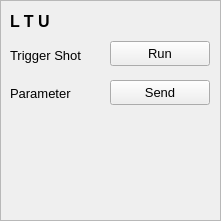
  <widget class="QFrame" name="frame_3" >
   <property name="geometry" >
    <rect>
     <x>340</x>
     <y>460</y>
     <width>221</width>
     <height>221</height>
    </rect>
   </property>
   <property name="frameShape" >
    <enum>QFrame::StyledPanel</enum>
   </property>
   <property name="frameShadow" >
    <enum>QFrame::Raised</enum>
   </property>
   <widget class="QLabel" name="lbLTU" >
    <property name="geometry" >
     <rect>
      <x>10</x>
      <y>10</y>
      <width>50</width>
      <height>22</height>
     </rect>
    </property>
    <property name="font" >
     <font>
      <pointsize>12</pointsize>
      <weight>75</weight>
      <bold>true</bold>
     </font>
    </property>
    <property name="text" >
     <string>L T U</string>
    </property>
   </widget>
   <widget class="CAPushButton" name="capbDG645_5" >
    <property name="geometry" >
     <rect>
      <x>110</x>
      <y>41</y>
      <width>100</width>
      <height>25</height>
     </rect>
    </property>
    <property name="font" >
     <font>
      <pointsize>10</pointsize>
     </font>
    </property>
    <property name="text" >
     <string>Run</string>
    </property>
    <property name="buttonType" >
     <enum>CAPushButton::TrueButton</enum>
    </property>
    <property name="pvname" >
     <string>EC1_DG_SNGL_SHOT</string>
    </property>
    <property name="truelabel" >
     <string>Run</string>
    </property>
    <property name="falselabel" >
     <string>Run</string>
    </property>
   </widget>
   <widget class="QLabel" name="lbDG645_10" >
    <property name="geometry" >
     <rect>
      <x>10</x>
      <y>40</y>
      <width>81</width>
      <height>31</height>
     </rect>
    </property>
    <property name="font" >
     <font>
      <pointsize>10</pointsize>
      <weight>50</weight>
      <bold>false</bold>
     </font>
    </property>
    <property name="text" >
     <string>Trigger Shot</string>
    </property>
   </widget>
   <widget class="CAPushButton" name="capbDG645_7" >
    <property name="geometry" >
     <rect>
      <x>110</x>
      <y>80</y>
      <width>100</width>
      <height>25</height>
     </rect>
    </property>
    <property name="font" >
     <font>
      <pointsize>10</pointsize>
     </font>
    </property>
    <property name="text" >
     <string>Send</string>
    </property>
    <property name="buttonType" >
     <enum>CAPushButton::TrueButton</enum>
    </property>
    <property name="pvname" >
     <string/>
    </property>
    <property name="truelabel" >
     <string>Send</string>
    </property>
    <property name="falselabel" >
     <string>Send</string>
    </property>
   </widget>
   <widget class="QLabel" name="lbDG645_8" >
    <property name="geometry" >
     <rect>
      <x>10</x>
      <y>78</y>
      <width>63</width>
      <height>31</height>
     </rect>
    </property>
    <property name="font" >
     <font>
      <pointsize>10</pointsize>
      <weight>50</weight>
      <bold>false</bold>
     </font>
    </property>
    <property name="text" >
     <string>Parameter</string>
    </property>
   </widget>
  </widget>
